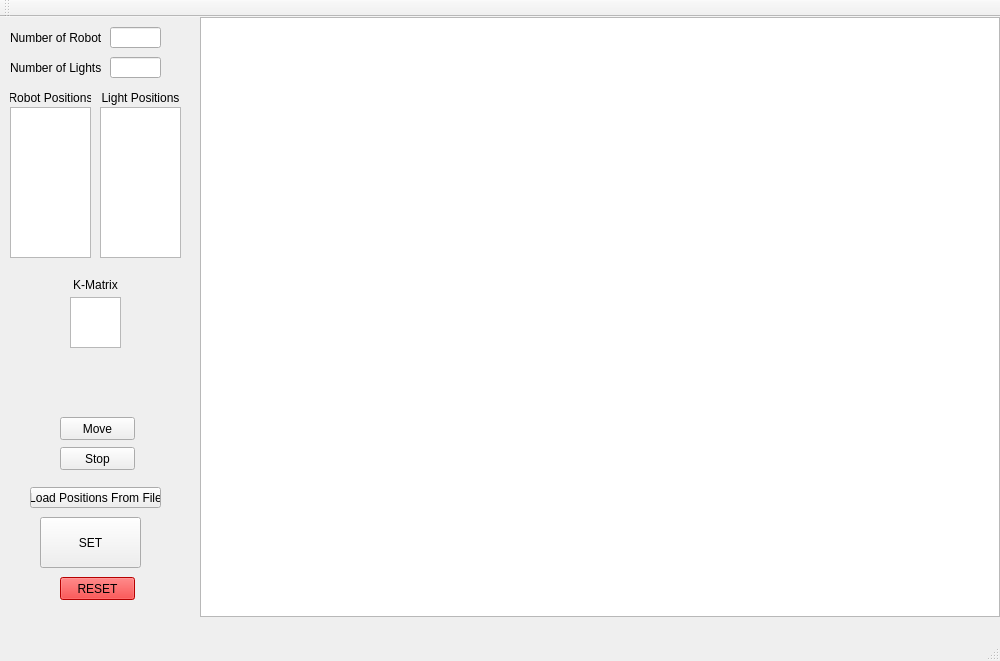
<?xml version="1.0" encoding="UTF-8"?>
<ui version="4.0">
 <class>MainWindow</class>
 <widget class="QMainWindow" name="MainWindow">
  <property name="geometry">
   <rect>
    <x>0</x>
    <y>0</y>
    <width>1000</width>
    <height>661</height>
   </rect>
  </property>
  <property name="windowTitle">
   <string>Autobots: Follow the Light</string>
  </property>
  <widget class="QWidget" name="centralWidget">
   <widget class="QFrame" name="robotAreaFrm">
    <property name="geometry">
     <rect>
      <x>200</x>
      <y>0</y>
      <width>800</width>
      <height>600</height>
     </rect>
    </property>
    <property name="frameShape">
     <enum>QFrame::StyledPanel</enum>
    </property>
    <property name="frameShadow">
     <enum>QFrame::Raised</enum>
    </property>
    <widget class="QGraphicsView" name="graphicsView">
     <property name="geometry">
      <rect>
       <x>0</x>
       <y>0</y>
       <width>800</width>
       <height>600</height>
      </rect>
     </property>
    </widget>
   </widget>
   <widget class="QLineEdit" name="numBots">
    <property name="geometry">
     <rect>
      <x>110</x>
      <y>10</y>
      <width>51</width>
      <height>21</height>
     </rect>
    </property>
   </widget>
   <widget class="QPushButton" name="resetBtn">
    <property name="geometry">
     <rect>
      <x>60</x>
      <y>560</y>
      <width>75</width>
      <height>23</height>
     </rect>
    </property>
    <property name="palette">
     <palette>
      <active>
       <colorrole role="WindowText">
        <brush brushstyle="SolidPattern">
         <color alpha="255">
          <red>0</red>
          <green>0</green>
          <blue>0</blue>
         </color>
        </brush>
       </colorrole>
       <colorrole role="Button">
        <brush brushstyle="SolidPattern">
         <color alpha="255">
          <red>255</red>
          <green>0</green>
          <blue>0</blue>
         </color>
        </brush>
       </colorrole>
       <colorrole role="Light">
        <brush brushstyle="SolidPattern">
         <color alpha="255">
          <red>255</red>
          <green>127</green>
          <blue>127</blue>
         </color>
        </brush>
       </colorrole>
       <colorrole role="Midlight">
        <brush brushstyle="SolidPattern">
         <color alpha="255">
          <red>255</red>
          <green>63</green>
          <blue>63</blue>
         </color>
        </brush>
       </colorrole>
       <colorrole role="Dark">
        <brush brushstyle="SolidPattern">
         <color alpha="255">
          <red>127</red>
          <green>0</green>
          <blue>0</blue>
         </color>
        </brush>
       </colorrole>
       <colorrole role="Mid">
        <brush brushstyle="SolidPattern">
         <color alpha="255">
          <red>170</red>
          <green>0</green>
          <blue>0</blue>
         </color>
        </brush>
       </colorrole>
       <colorrole role="Text">
        <brush brushstyle="SolidPattern">
         <color alpha="255">
          <red>0</red>
          <green>0</green>
          <blue>0</blue>
         </color>
        </brush>
       </colorrole>
       <colorrole role="BrightText">
        <brush brushstyle="SolidPattern">
         <color alpha="255">
          <red>255</red>
          <green>255</green>
          <blue>255</blue>
         </color>
        </brush>
       </colorrole>
       <colorrole role="ButtonText">
        <brush brushstyle="SolidPattern">
         <color alpha="255">
          <red>0</red>
          <green>0</green>
          <blue>0</blue>
         </color>
        </brush>
       </colorrole>
       <colorrole role="Base">
        <brush brushstyle="SolidPattern">
         <color alpha="255">
          <red>255</red>
          <green>255</green>
          <blue>255</blue>
         </color>
        </brush>
       </colorrole>
       <colorrole role="Window">
        <brush brushstyle="SolidPattern">
         <color alpha="255">
          <red>255</red>
          <green>0</green>
          <blue>0</blue>
         </color>
        </brush>
       </colorrole>
       <colorrole role="Shadow">
        <brush brushstyle="SolidPattern">
         <color alpha="255">
          <red>0</red>
          <green>0</green>
          <blue>0</blue>
         </color>
        </brush>
       </colorrole>
       <colorrole role="AlternateBase">
        <brush brushstyle="SolidPattern">
         <color alpha="255">
          <red>255</red>
          <green>127</green>
          <blue>127</blue>
         </color>
        </brush>
       </colorrole>
       <colorrole role="ToolTipBase">
        <brush brushstyle="SolidPattern">
         <color alpha="255">
          <red>255</red>
          <green>255</green>
          <blue>220</blue>
         </color>
        </brush>
       </colorrole>
       <colorrole role="ToolTipText">
        <brush brushstyle="SolidPattern">
         <color alpha="255">
          <red>0</red>
          <green>0</green>
          <blue>0</blue>
         </color>
        </brush>
       </colorrole>
      </active>
      <inactive>
       <colorrole role="WindowText">
        <brush brushstyle="SolidPattern">
         <color alpha="255">
          <red>0</red>
          <green>0</green>
          <blue>0</blue>
         </color>
        </brush>
       </colorrole>
       <colorrole role="Button">
        <brush brushstyle="SolidPattern">
         <color alpha="255">
          <red>255</red>
          <green>0</green>
          <blue>0</blue>
         </color>
        </brush>
       </colorrole>
       <colorrole role="Light">
        <brush brushstyle="SolidPattern">
         <color alpha="255">
          <red>255</red>
          <green>127</green>
          <blue>127</blue>
         </color>
        </brush>
       </colorrole>
       <colorrole role="Midlight">
        <brush brushstyle="SolidPattern">
         <color alpha="255">
          <red>255</red>
          <green>63</green>
          <blue>63</blue>
         </color>
        </brush>
       </colorrole>
       <colorrole role="Dark">
        <brush brushstyle="SolidPattern">
         <color alpha="255">
          <red>127</red>
          <green>0</green>
          <blue>0</blue>
         </color>
        </brush>
       </colorrole>
       <colorrole role="Mid">
        <brush brushstyle="SolidPattern">
         <color alpha="255">
          <red>170</red>
          <green>0</green>
          <blue>0</blue>
         </color>
        </brush>
       </colorrole>
       <colorrole role="Text">
        <brush brushstyle="SolidPattern">
         <color alpha="255">
          <red>0</red>
          <green>0</green>
          <blue>0</blue>
         </color>
        </brush>
       </colorrole>
       <colorrole role="BrightText">
        <brush brushstyle="SolidPattern">
         <color alpha="255">
          <red>255</red>
          <green>255</green>
          <blue>255</blue>
         </color>
        </brush>
       </colorrole>
       <colorrole role="ButtonText">
        <brush brushstyle="SolidPattern">
         <color alpha="255">
          <red>0</red>
          <green>0</green>
          <blue>0</blue>
         </color>
        </brush>
       </colorrole>
       <colorrole role="Base">
        <brush brushstyle="SolidPattern">
         <color alpha="255">
          <red>255</red>
          <green>255</green>
          <blue>255</blue>
         </color>
        </brush>
       </colorrole>
       <colorrole role="Window">
        <brush brushstyle="SolidPattern">
         <color alpha="255">
          <red>255</red>
          <green>0</green>
          <blue>0</blue>
         </color>
        </brush>
       </colorrole>
       <colorrole role="Shadow">
        <brush brushstyle="SolidPattern">
         <color alpha="255">
          <red>0</red>
          <green>0</green>
          <blue>0</blue>
         </color>
        </brush>
       </colorrole>
       <colorrole role="AlternateBase">
        <brush brushstyle="SolidPattern">
         <color alpha="255">
          <red>255</red>
          <green>127</green>
          <blue>127</blue>
         </color>
        </brush>
       </colorrole>
       <colorrole role="ToolTipBase">
        <brush brushstyle="SolidPattern">
         <color alpha="255">
          <red>255</red>
          <green>255</green>
          <blue>220</blue>
         </color>
        </brush>
       </colorrole>
       <colorrole role="ToolTipText">
        <brush brushstyle="SolidPattern">
         <color alpha="255">
          <red>0</red>
          <green>0</green>
          <blue>0</blue>
         </color>
        </brush>
       </colorrole>
      </inactive>
      <disabled>
       <colorrole role="WindowText">
        <brush brushstyle="SolidPattern">
         <color alpha="255">
          <red>127</red>
          <green>0</green>
          <blue>0</blue>
         </color>
        </brush>
       </colorrole>
       <colorrole role="Button">
        <brush brushstyle="SolidPattern">
         <color alpha="255">
          <red>255</red>
          <green>0</green>
          <blue>0</blue>
         </color>
        </brush>
       </colorrole>
       <colorrole role="Light">
        <brush brushstyle="SolidPattern">
         <color alpha="255">
          <red>255</red>
          <green>127</green>
          <blue>127</blue>
         </color>
        </brush>
       </colorrole>
       <colorrole role="Midlight">
        <brush brushstyle="SolidPattern">
         <color alpha="255">
          <red>255</red>
          <green>63</green>
          <blue>63</blue>
         </color>
        </brush>
       </colorrole>
       <colorrole role="Dark">
        <brush brushstyle="SolidPattern">
         <color alpha="255">
          <red>127</red>
          <green>0</green>
          <blue>0</blue>
         </color>
        </brush>
       </colorrole>
       <colorrole role="Mid">
        <brush brushstyle="SolidPattern">
         <color alpha="255">
          <red>170</red>
          <green>0</green>
          <blue>0</blue>
         </color>
        </brush>
       </colorrole>
       <colorrole role="Text">
        <brush brushstyle="SolidPattern">
         <color alpha="255">
          <red>127</red>
          <green>0</green>
          <blue>0</blue>
         </color>
        </brush>
       </colorrole>
       <colorrole role="BrightText">
        <brush brushstyle="SolidPattern">
         <color alpha="255">
          <red>255</red>
          <green>255</green>
          <blue>255</blue>
         </color>
        </brush>
       </colorrole>
       <colorrole role="ButtonText">
        <brush brushstyle="SolidPattern">
         <color alpha="255">
          <red>127</red>
          <green>0</green>
          <blue>0</blue>
         </color>
        </brush>
       </colorrole>
       <colorrole role="Base">
        <brush brushstyle="SolidPattern">
         <color alpha="255">
          <red>255</red>
          <green>0</green>
          <blue>0</blue>
         </color>
        </brush>
       </colorrole>
       <colorrole role="Window">
        <brush brushstyle="SolidPattern">
         <color alpha="255">
          <red>255</red>
          <green>0</green>
          <blue>0</blue>
         </color>
        </brush>
       </colorrole>
       <colorrole role="Shadow">
        <brush brushstyle="SolidPattern">
         <color alpha="255">
          <red>0</red>
          <green>0</green>
          <blue>0</blue>
         </color>
        </brush>
       </colorrole>
       <colorrole role="AlternateBase">
        <brush brushstyle="SolidPattern">
         <color alpha="255">
          <red>255</red>
          <green>0</green>
          <blue>0</blue>
         </color>
        </brush>
       </colorrole>
       <colorrole role="ToolTipBase">
        <brush brushstyle="SolidPattern">
         <color alpha="255">
          <red>255</red>
          <green>255</green>
          <blue>220</blue>
         </color>
        </brush>
       </colorrole>
       <colorrole role="ToolTipText">
        <brush brushstyle="SolidPattern">
         <color alpha="255">
          <red>0</red>
          <green>0</green>
          <blue>0</blue>
         </color>
        </brush>
       </colorrole>
      </disabled>
     </palette>
    </property>
    <property name="text">
     <string>RESET</string>
    </property>
   </widget>
   <widget class="QLabel" name="label">
    <property name="geometry">
     <rect>
      <x>10</x>
      <y>10</y>
      <width>91</width>
      <height>21</height>
     </rect>
    </property>
    <property name="text">
     <string>Number of Robots</string>
    </property>
   </widget>
   <widget class="QTextEdit" name="kMatrix">
    <property name="geometry">
     <rect>
      <x>70</x>
      <y>280</y>
      <width>51</width>
      <height>51</height>
     </rect>
    </property>
   </widget>
   <widget class="QLabel" name="label_2">
    <property name="geometry">
     <rect>
      <x>70</x>
      <y>260</y>
      <width>51</width>
      <height>16</height>
     </rect>
    </property>
    <property name="text">
     <string>K-Matrix</string>
    </property>
    <property name="alignment">
     <set>Qt::AlignCenter</set>
    </property>
   </widget>
   <widget class="QTextEdit" name="botPos">
    <property name="geometry">
     <rect>
      <x>10</x>
      <y>90</y>
      <width>81</width>
      <height>151</height>
     </rect>
    </property>
   </widget>
   <widget class="QLabel" name="label_3">
    <property name="geometry">
     <rect>
      <x>10</x>
      <y>70</y>
      <width>81</width>
      <height>21</height>
     </rect>
    </property>
    <property name="text">
     <string>Robot Positions</string>
    </property>
    <property name="alignment">
     <set>Qt::AlignCenter</set>
    </property>
   </widget>
   <widget class="QPushButton" name="loadFile">
    <property name="geometry">
     <rect>
      <x>30</x>
      <y>470</y>
      <width>131</width>
      <height>21</height>
     </rect>
    </property>
    <property name="text">
     <string>Load Positions From File</string>
    </property>
   </widget>
   <widget class="QPushButton" name="setBtn">
    <property name="geometry">
     <rect>
      <x>40</x>
      <y>500</y>
      <width>101</width>
      <height>51</height>
     </rect>
    </property>
    <property name="text">
     <string>SET</string>
    </property>
   </widget>
   <widget class="QLineEdit" name="numLights">
    <property name="geometry">
     <rect>
      <x>110</x>
      <y>40</y>
      <width>51</width>
      <height>21</height>
     </rect>
    </property>
   </widget>
   <widget class="QLabel" name="label_4">
    <property name="geometry">
     <rect>
      <x>10</x>
      <y>40</y>
      <width>91</width>
      <height>21</height>
     </rect>
    </property>
    <property name="text">
     <string>Number of Lights</string>
    </property>
   </widget>
   <widget class="QLabel" name="label_6">
    <property name="geometry">
     <rect>
      <x>100</x>
      <y>70</y>
      <width>81</width>
      <height>21</height>
     </rect>
    </property>
    <property name="text">
     <string>Light Positions</string>
    </property>
    <property name="alignment">
     <set>Qt::AlignCenter</set>
    </property>
   </widget>
   <widget class="QTextEdit" name="lightPos">
    <property name="geometry">
     <rect>
      <x>100</x>
      <y>90</y>
      <width>81</width>
      <height>151</height>
     </rect>
    </property>
   </widget>
   <widget class="QPushButton" name="moveBtn">
    <property name="geometry">
     <rect>
      <x>60</x>
      <y>400</y>
      <width>75</width>
      <height>23</height>
     </rect>
    </property>
    <property name="text">
     <string>Move</string>
    </property>
   </widget>
   <widget class="QPushButton" name="stopButton">
    <property name="geometry">
     <rect>
      <x>60</x>
      <y>430</y>
      <width>75</width>
      <height>23</height>
     </rect>
    </property>
    <property name="text">
     <string>Stop</string>
    </property>
   </widget>
  </widget>
  <widget class="QMenuBar" name="menuBar">
   <property name="geometry">
    <rect>
     <x>0</x>
     <y>0</y>
     <width>1000</width>
     <height>21</height>
    </rect>
   </property>
  </widget>
  <widget class="QToolBar" name="mainToolBar">
   <attribute name="toolBarArea">
    <enum>TopToolBarArea</enum>
   </attribute>
   <attribute name="toolBarBreak">
    <bool>false</bool>
   </attribute>
  </widget>
  <widget class="QStatusBar" name="statusBar"/>
 </widget>
 <layoutdefault spacing="6" margin="11"/>
 <resources/>
 <connections/>
</ui>
